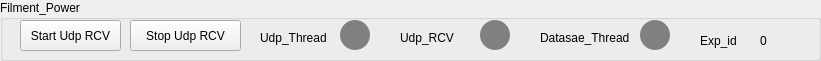
    <widget class="QGroupBox" name="groupBox_10">
     <property name="geometry">
      <rect>
       <x>10</x>
       <y>250</y>
       <width>821</width>
       <height>61</height>
      </rect>
     </property>
     <property name="title">
      <string>Filment_Power</string>
     </property>
     <widget class="QPushButton" name="pushButton_48">
      <property name="geometry">
       <rect>
        <x>20</x>
        <y>20</y>
        <width>101</width>
        <height>31</height>
       </rect>
      </property>
      <property name="text">
       <string>Start Udp RCV</string>
      </property>
     </widget>
     <widget class="QPushButton" name="pushButton_49">
      <property name="geometry">
       <rect>
        <x>130</x>
        <y>20</y>
        <width>111</width>
        <height>31</height>
       </rect>
      </property>
      <property name="text">
       <string>Stop Udp RCV</string>
      </property>
     </widget>
     <widget class="QPushButton" name="pushButton_50">
      <property name="geometry">
       <rect>
        <x>640</x>
        <y>20</y>
        <width>30</width>
        <height>30</height>
       </rect>
      </property>
      <property name="styleSheet">
       <string notr="true">border-radius:15px;
background-color:grey
;
</string>
      </property>
      <property name="text">
       <string/>
      </property>
     </widget>
     <widget class="QLabel" name="label_35">
      <property name="geometry">
       <rect>
        <x>260</x>
        <y>30</y>
        <width>91</width>
        <height>16</height>
       </rect>
      </property>
      <property name="text">
       <string>Udp_Thread</string>
      </property>
     </widget>
     <widget class="QLabel" name="label_36">
      <property name="geometry">
       <rect>
        <x>760</x>
        <y>30</y>
        <width>21</width>
        <height>21</height>
       </rect>
      </property>
      <property name="text">
       <string>0</string>
      </property>
     </widget>
     <widget class="QPushButton" name="pushButton_127">
      <property name="geometry">
       <rect>
        <x>480</x>
        <y>20</y>
        <width>30</width>
        <height>30</height>
       </rect>
      </property>
      <property name="styleSheet">
       <string notr="true">border-radius:15px;
background-color:grey;
</string>
      </property>
      <property name="text">
       <string/>
      </property>
     </widget>
     <widget class="QLabel" name="label_37">
      <property name="geometry">
       <rect>
        <x>700</x>
        <y>30</y>
        <width>41</width>
        <height>21</height>
       </rect>
      </property>
      <property name="text">
       <string>Exp_id</string>
      </property>
     </widget>
     <widget class="QLabel" name="label_38">
      <property name="geometry">
       <rect>
        <x>540</x>
        <y>30</y>
        <width>121</width>
        <height>16</height>
       </rect>
      </property>
      <property name="text">
       <string>Datasae_Thread</string>
      </property>
     </widget>
     <widget class="QPushButton" name="pushButton_51">
      <property name="geometry">
       <rect>
        <x>340</x>
        <y>20</y>
        <width>30</width>
        <height>30</height>
       </rect>
      </property>
      <property name="styleSheet">
       <string notr="true">border-radius:15px;
background-color:grey;
</string>
      </property>
      <property name="text">
       <string/>
      </property>
     </widget>
     <widget class="QLabel" name="label_108">
      <property name="geometry">
       <rect>
        <x>400</x>
        <y>30</y>
        <width>91</width>
        <height>16</height>
       </rect>
      </property>
      <property name="text">
       <string>Udp_RCV</string>
      </property>
     </widget>
    </widget>
